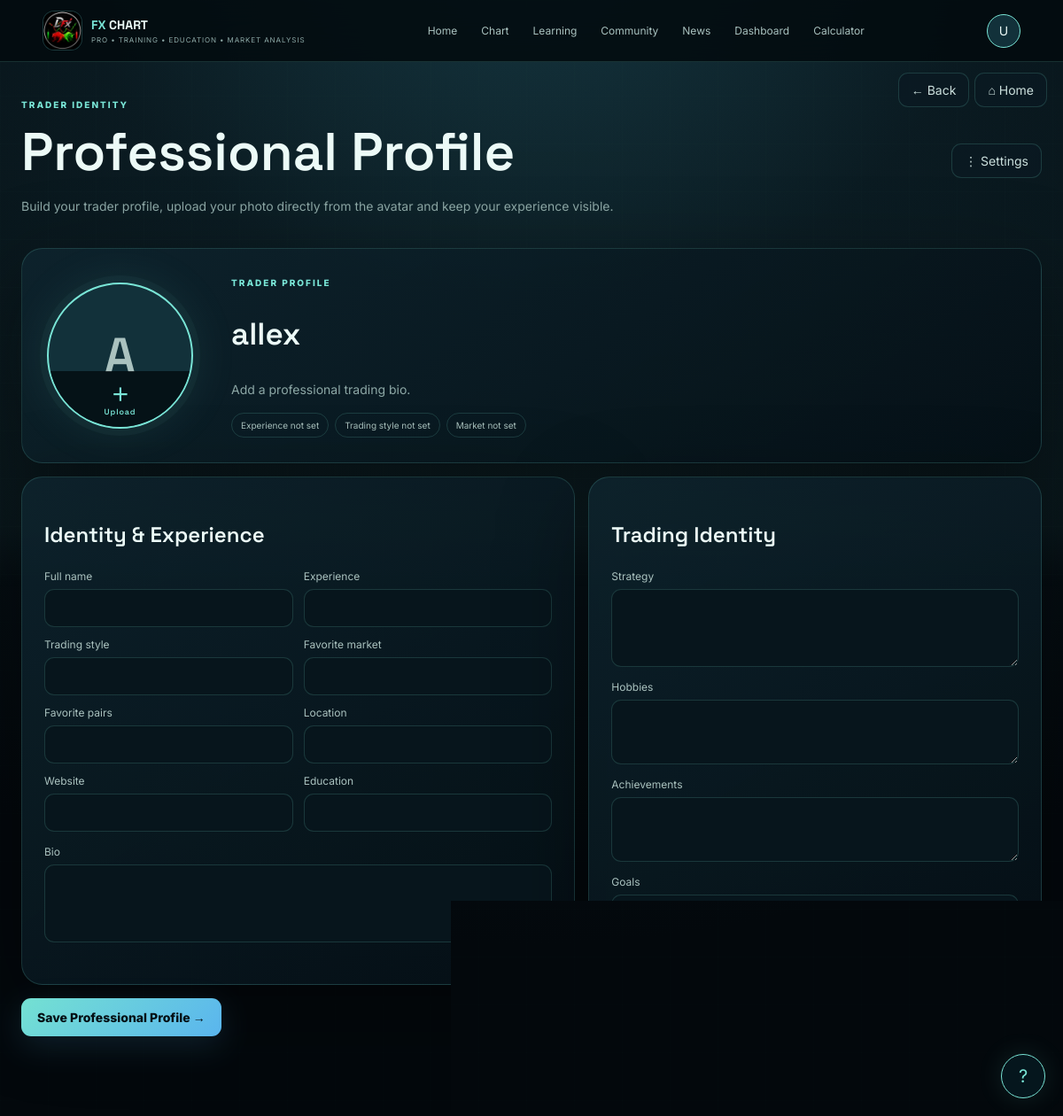
Screenshot of /profile (signed in) with the database file from the repository.
### tables this page shows
CREATE TABLE users(
      id INTEGER PRIMARY KEY AUTOINCREMENT,
      username TEXT UNIQUE NOT NULL,
      email TEXT UNIQUE NOT NULL,
      password TEXT NOT NULL,
      full_name TEXT DEFAULT '',
      bio TEXT DEFAULT '',
      experience TEXT DEFAULT '',
      trading_style TEXT DEFAULT '',
      favorite_market TEXT DEFAULT '',
      favorite_pairs TEXT DEFAULT '',
      strategy TEXT DEFAULT '',
      hobbies TEXT DEFAULT '',
      location TEXT DEFAULT '',
      website TEXT DEFAULT '',
      education TEXT DEFAULT '',
      achievements TEXT DEFAULT '',
      goals TEXT DEFAULT '',
      photo TEXT DEFAULT '',
      role TEXT DEFAULT 'user',
      plan TEXT DEFAULT 'free',
      subscription_status TEXT DEFAULT 'inactive',
      subscription_start TEXT DEFAULT '',
      subscription_end TEXT DEFAULT '',
      created_at TEXT NOT NULL
    , phone TEXT DEFAULT '');

### app.py (the view)
@app.route("/profile")
@login_required
def profile():
    u=current_user(); con=db()
    socials=con.execute("SELECT * FROM social_links WHERE user_id=? ORDER BY platform",(u["id"],)).fetchall()
    con.close()
    return render_template("profile.html", user=u, socials=socials)

### app.py (called while the page is built)
def db():
    con = sqlite3.connect(DB)
    con.row_factory = sqlite3.Row
    return con

def current_user():
    uid = session.get("user_id")
    if not uid: return None
    con = db()
    u = con.execute("SELECT * FROM users WHERE id=?", (uid,)).fetchone()
    con.close()
    return u

def login_required(fn):
    @wraps(fn)
    def wrapper(*a, **kw):
        if not current_user():
            flash("Please login first.","warning")
            return redirect(url_for("login"))
        return fn(*a, **kw)
    return wrapper

@app.context_processor
def fxchart_site_stats():
    try:
        con=db()
        users=con.execute("SELECT COUNT(*) c FROM users").fetchone()["c"]
        subs=con.execute("SELECT COUNT(*) c FROM users WHERE plan != 'free' OR subscription_status='active'").fetchone()["c"]
        con.close()
        return {"site_users":users,"site_subscribers":subs}
    except Exception:
        return {"site_users":0,"site_subscribers":0}

@app.context_processor
def ctx():
    return {"me": current_user(), "now": datetime.utcnow().isoformat()}

### templates/profile.html
{% extends "base.html" %}{% block title %}Profile — FX CHART{% endblock %}{% block content %}<section class="profile-head"><div><span class="eyebrow">TRADER IDENTITY</span><h1>Professional Profile</h1><p>Build your trader profile, upload your photo directly from the avatar and keep your experience visible.</p></div><a class="tool-btn" href="{{url_for('settings')}}">⋮ Settings</a></section><form class="profile-form" method="post" action="{{url_for('profile_update')}}" enctype="multipart/form-data"><div class="profile-hero card"><label class="avatar-upload" title="Click to upload profile photo"><input id="profilePhoto" type="file" name="photo" accept="image/png,image/jpeg,image/webp,image/gif"><div class="profile-avatar">{% if user.photo %}<img id="profilePreview" src="{{user.photo}}" alt="Profile">{% else %}<span id="profileInitial">{{(user.full_name or user.username or 'U')[0]|upper}}</span><img id="profilePreview" alt="Profile" hidden>{% endif %}<div class="avatar-overlay">＋<small>Upload</small></div></div></label><div><span class="eyebrow">TRADER PROFILE</span><h2>{{user.full_name or user.username}}</h2><p>{{user.bio or 'Add a professional trading bio.'}}</p><div class="profile-tags"><span>{{user.experience or 'Experience not set'}}</span><span>{{user.trading_style or 'Trading style not set'}}</span><span>{{user.favorite_market or 'Market not set'}}</span></div></div></div><div class="profile-grid"><div class="card"><h3>Identity & Experience</h3><div class="formgrid"><label>Full name<input name="full_name" value="{{user.full_name or ''}}"></label><label>Experience<input name="experience" value="{{user.experience or ''}}"></label><label>Trading style<input name="trading_style" value="{{user.trading_style or ''}}"></label><label>Favorite market<input name="favorite_market" value="{{user.favorite_market or ''}}"></label><label>Favorite pairs<input name="favorite_pairs" value="{{user.favorite_pairs or ''}}"></label><label>Location<input name="location" value="{{user.location or ''}}"></label><label>Website<input name="website" value="{{user.website or ''}}"></label><label>Education<input name="education" value="{{user.education or ''}}"></label></div><label class="full-label">Bio<textarea name="bio" rows="4">{{user.bio or ''}}</textarea></label></div><div class="card"><h3>Trading Identity</h3><label class="full-label">Strategy<textarea name="strategy" rows="4">{{user.strategy or ''}}</textarea></label><label class="full-label">Hobbies<textarea name="hobbies" rows="3">{{user.hobbies or ''}}</textarea></label><label class="full-label">Achievements<textarea name="achievements" rows="3">{{user.achievements or ''}}</textarea></label><label class="full-label">Goals<textarea name="goals" rows="3">{{user.goals or ''}}</textarea></label></div></div><button class="btn btn-primary profile-save" type="submit">Save Professional Profile →</button></form>{% endblock %}

### static/css/app.css (style rules this page uses)
:root { --bg:#050d12;--card:rgba(10,25,33,.86);--line:rgba(117,229,215,.17);--text:#ecfaf7;--muted:#8da8a6;--accent:#79e5d6;--accent2:#5bb7ff;--shadow:0 30px 100px rgba(0,0,0,.4) }
* { box-sizing:border-box }
html { scroll-behavior:smooth }
body { margin:0;background:radial-gradient(circle at 50% -15%,#183c47 0,#09171e 35%,#03080c 80%);color:var(--text);font:14px Inter,system-ui,sans-serif;min-height:100vh;overflow-x:hidden }
a { color:inherit;text-decoration:none }
button,input,textarea,select { font:inherit }
.tool-btn,.btn { border:1px solid var(--line);background:rgba(10,26,34,.8);color:#cce0dd;padding:10px 14px;border-radius:11px;cursor:pointer;transition:.25s }
.btn-primary { background:linear-gradient(135deg,#74e1d2,#5ab5ee);color:#041015;border:0;font-weight:800;box-shadow:0 10px 35px rgba(90,181,238,.15) }
.eyebrow { font-size:10px;letter-spacing:.2em;color:var(--accent);font-weight:800 }
.card,.feature-card,.course-card,.risk-card { border:1px solid var(--line);background:linear-gradient(145deg,rgba(14,36,46,.86),rgba(5,16,22,.9));box-shadow:var(--shadow);border-radius:24px }
.auth-card label,.profile-form label { display:block;color:#aac2bf;font-size:12px }
.auth-card input,.formgrid input,.formgrid select,.full-label textarea,.composer input,.composer textarea,.help-row input { width:100%;margin-top:7px;padding:13px;border-radius:11px;border:1px solid var(--line);background:#07151c;color:var(--text);outline:none }
.dashboard-hero,.terminal-title,.profile-head { display:flex;justify-content:space-between;align-items:end;gap:20px;margin-bottom:25px }
.dashboard-hero h1,.terminal-title h1,.profile-head h1 { font:600 clamp(38px,5vw,62px) "Space Grotesk";margin:8px 0 }
.dashboard-hero p,.terminal-title p,.profile-head p { color:var(--muted) }
.profile-head { align-items:center }
.profile-form { display:grid;gap:15px }
.profile-hero { padding:28px;display:grid;grid-template-columns:180px 1fr;gap:28px;align-items:center }
.avatar-upload { display:block!important;cursor:pointer }
.profile-avatar { width:165px;height:165px;border-radius:50%;overflow:hidden;border:2px solid var(--accent);display:grid;place-items:center;background:#12313a;font:600 55px "Space Grotesk";position:relative;box-shadow:0 0 0 8px rgba(121,229,214,.04),0 0 55px rgba(121,229,214,.1) }
.avatar-overlay { position:absolute;inset:auto 0 0;padding:11px;text-align:center;background:rgba(3,12,16,.82);color:var(--accent);font-size:20px }
.avatar-overlay small { display:block;font-size:9px;letter-spacing:.1em }
.profile-hero h2 { font:600 35px "Space Grotesk" }
.profile-hero p { color:var(--muted);line-height:1.7 }
.profile-tags { display:flex;gap:7px;flex-wrap:wrap }
.profile-tags span { padding:7px 10px;border:1px solid var(--line);border-radius:999px;color:#a9c1bd;font-size:10px }
.profile-grid { display:grid;grid-template-columns:1.1fr .9fr;gap:15px }
.profile-grid>.card { padding:25px }
.profile-grid h3 { font:600 24px "Space Grotesk" }
.formgrid { display:grid;grid-template-columns:repeat(2,1fr);gap:12px;margin:15px 0 }
.full-label { margin-top:12px }
.profile-form textarea { resize:vertical }
.profile-save { justify-self:start;padding:13px 18px }

### rows the page displays
users: full_name+username "A", full_name+username "allex", bio "Add a professional trading bio.", experience "Experience not set", trading_style "Trading style not set", favorite_market "Market not set"

### other values shown
{{ (session.get('full_name') or 'U')[0]|upper }} "U"
